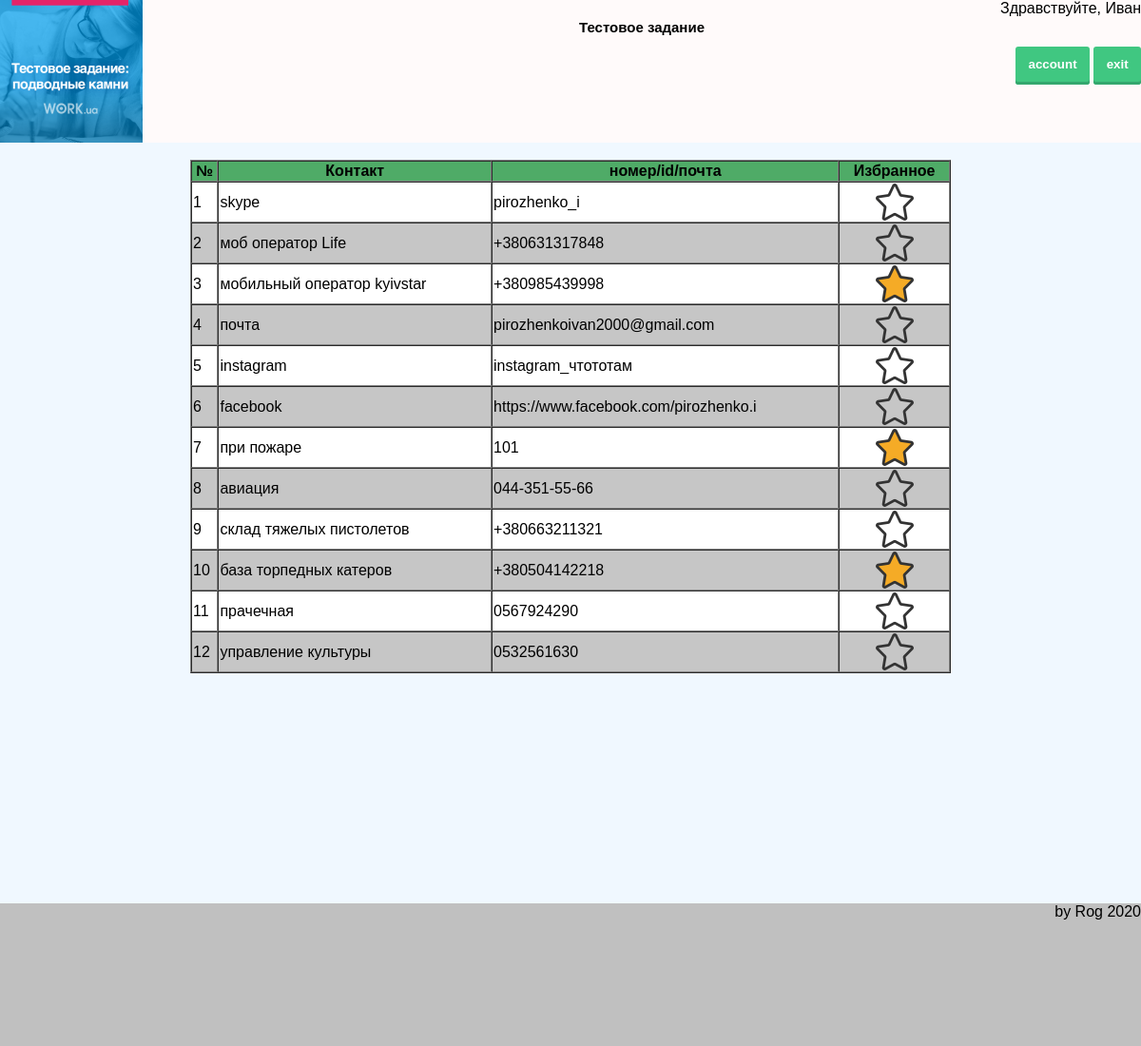
The page /index.php (signed in) on the database its author committed.
### tables this page shows
CREATE TABLE `contacts` (
  `id` int(2) NOT NULL,
  `contact_id` varchar(64) NOT NULL,
  `name` varchar(32) NOT NULL,
  `contact` varchar(64) NOT NULL
);

### index.php (the view, shortened to what this page needs)
<?php
if(!$_SESSION['login']){
    header('Location: login.php');
} else {
    $login = $_SESSION['login'];
}
?>
<html>
<head>
    <link href="css/index.css?ver=124" type="text/css" rel="stylesheet">
</head>
<body>
<?php
    require "header.php";
?>
<div id="content">
    <br>
<?php
    $i = 0;
    require "connect.php";
    $sqlmail = ("SELECT * FROM favorites WHERE email = '$login'");
    $result1 = $mysqli->query($sqlmail);
    $row = $result1->fetch_assoc();
    $favorit = $row["favorit"];
    echo(
    "
			<table id='myTable' cellspacing='0' border='1' align='center' style='display: inline-table; width: 100%; max-width: 800px;'>
				<tr id='fix' bgcolor='#4FAB67'>
					<th class='number'>№</th>
					<th class='contact'>Контакт</th>
					<th class='contact'>номер/id/почта</th>
					<th class='favorit'>Избранное</th>
				</tr>
			"
    );
    require "connect.php";
    $sqlmail = ("SELECT * FROM contacts");
    $result2 = $mysqli->query($sqlmail);
    while($row2 = $result2->fetch_assoc()){
        $contact_id = $row2["contact_id"];
        $name_contact = $row2["name"];
        $contact = $row2["contact"];
        if(!empty($favorit)){
            $favor = stripos($favorit, $contact_id);
            if ($favor !== false) {
                $check = "#F5AB26";
                $flag = 1;
            } else{
                $check = 'rgba(255, 255, 255, 0)';
                $flag = 0;
            }
        } else {
            $check = '';
        }
        $i++;
        if($i%2 == 0) {
            $bgcolor = "#c6c6c6";
            $star = 'nonfavor2';
        }
        else {
            $bgcolor = "white";
            $star = 'nonfavor1';
        }
        echo(
        "
				<tr style='background-color: $bgcolor; height: 40px;'>
					<td class='number'>$i</td>
					<td class='contact'>$name_contact</td>
					<td class='contact'>$contact</td>
					<td class='favorit' style='text-align: center;'>
					    <img class='favor' id='$contact_id' name='$flag' src='images/$star.png' style='background-color: $check; cursor: pointer;' alt='star'>
					</td>
				</tr>
			"
        );
    }
    echo(
    "
			</table>
			"
    );
?>
</div>
<?php
    require "footer.php";
?>
</body>
</html>

### header.php
<header class="container">
    <img style="float: left;" src="images/logo.png" alt="логотип">
    <?php
                if (isset($_SESSION['firstname']))	{
            echo "<span style='float: right;'>Здравствуйте, ".$_SESSION['firstname']."</span>";
        }
    ?>
    <h2 class="h2head">Тестовое задание</h2>
    <div id="buttonright" style="float: right;">
    <?php
        if (isset($_SESSION['firstname']))	{
            echo "
                <form action='".$_SERVER['REQUEST_URI']."' method='post'>
                    <input type='button' id='account' class='button7' value='account' />
                    <input type='submit' id='exit' name='exit' class='button7' value='exit' />
                </form>
                ";
        }
    ?>
    </div>
</header>

### footer.php (shortened to what this page needs)
<footer>
    <div style="float: right">by Rog 2020</div>
</footer>

### css/index.css (style rules this page uses)
body { font-family: Arial, Helvetica, sans-serif; width: 1200px; margin:0 auto; overflow-y:scroll; background-color: #DCDCDC; min-height: 100vh; height: 100%; }
#content { background-color: #F0F8FF; padding: 0 10px; min-height: 100vh; text-align: center; }
.button7 { display: inline-block; font-weight: 700; color: white; text-decoration: none; padding: .8em 1em calc(.8em + 3px); border-radius: 3px; background: rgb(64,199,129); box-shadow: 0 -3px rgb(53,167,110) inset; transition: 0.2s; border: none; cursor: pointer; }
@media (max-width: 1250px) { body { width: 100%; } }

### css/headfoo.css (style rules this page uses)
header { font-size: 16px; height: 150px; background-color: #FFFAFA; }
.h2head { text-align: center; padding-top: 20px; }
footer { font-size: 16px; height: 150px; background-color: #C0C0C0; }
@media (max-width: 1250px) { .h2head { font-size: 15px; } }

### rows shown on the page
contacts: name "skype", contact "pirozhenko_i"
contacts: name "моб оператор Life", contact "+380631317848"
contacts: name "мобильный оператор kyivstar", contact "+380985439998"
contacts: name "почта", contact "pirozhenkoivan2000@gmail.com"
contacts: name "instagram", contact "instagram_чтототам"
contacts: name "facebook", contact "https://www.facebook.com/pirozhenko.i"
contacts: name "при пожаре", contact "101"
contacts: name "авиация", contact "044-351-55-66"
contacts: name "склад тяжелых пистолетов", contact "+380663211321"
contacts: name "база торпедных катеров", contact "+380504142218"
contacts: name "прачечная", contact "0567924290"
contacts: name "управление культуры", contact "0532561630"

### other values the page prints
$_SESSION['firstname'] "Иван"
